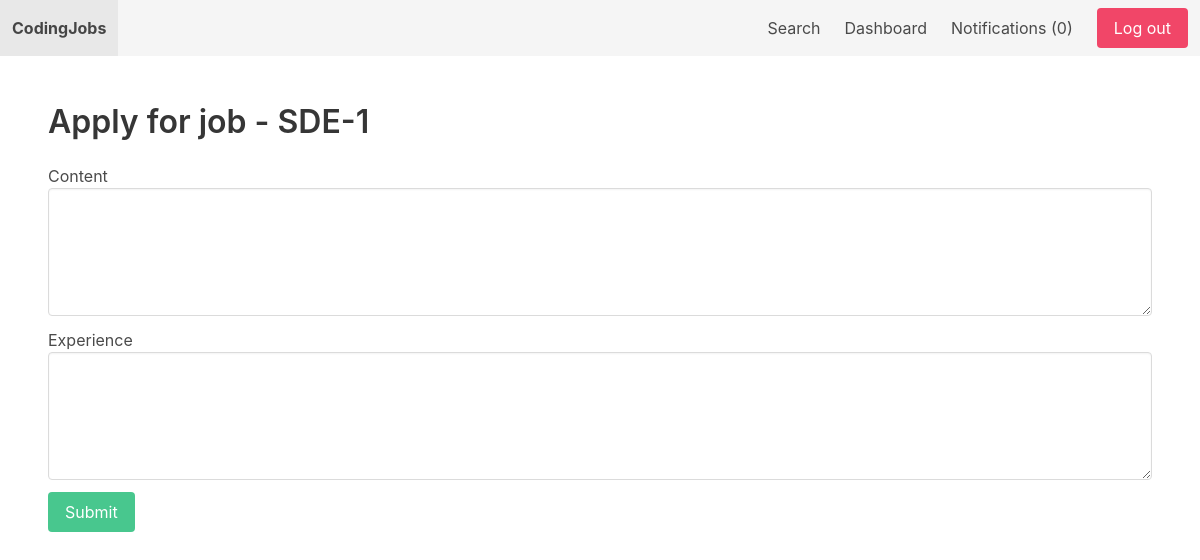
The app's page /jobs/3/apply_for_job/ (signed in), older data.
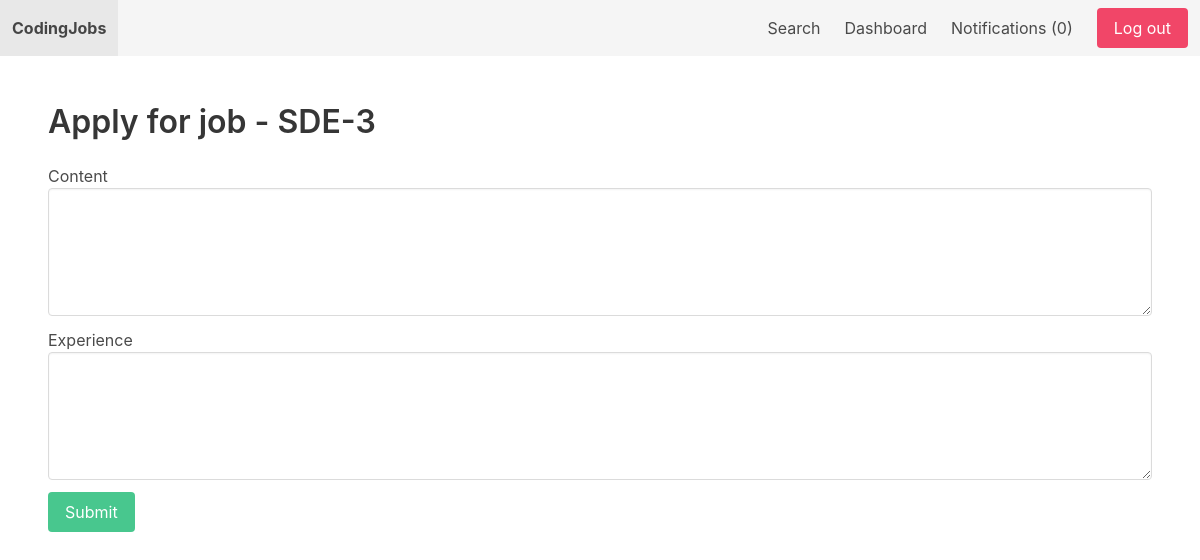
The same page, newer data.
### apps/job/models.py (models this page shows, shortened)
class Job(models.Model):
    SIZE_1_9 = 'size_1-9'
    SIZE_10_49 = 'size_10-49'
    SIZE_50_99 = 'size_50-99'
    SIZE_100 = 'size_100'
    CHOICES_SIZE = (
        (SIZE_1_9, '1-9'),
        (SIZE_10_49, '10-49'),
        (SIZE_50_99, '50-99'),
        (SIZE_100, '100+'),
    )
    ACTIVE = 'active'
    EMPLOYED = 'employed'
    ARCHIVED = 'archived'
    CHOICES_STATUS = (
        (ACTIVE, 'Active'),
        (EMPLOYED, 'Employed'),
        (ARCHIVED, 'Archived')
    )
    title = models.CharField(max_length=255)
    short_description = models.TextField()
    long_description = models.TextField(blank=True, null=True)
    company_name = models.CharField(max_length=255)
    company_address = models.CharField(max_length=255, blank=True, null=True)
    company_zipcode = models.CharField(max_length=255, blank=True, null=True)
    company_place = models.CharField(max_length=255, blank=True, null=True)
    company_country = models.CharField(max_length=255, blank=True, null=True)
    company_size = models.CharField(max_length=20, choices=CHOICES_SIZE, default=SIZE_1_9)
    created_by = models.ForeignKey(User, related_name='jobs', on_delete=models.CASCADE)
    created_at = models.DateTimeField(auto_now_add=True)
    changed_at = models.DateTimeField(auto_now=True)
    status = models.CharField(max_length=20, choices=CHOICES_STATUS, default=ACTIVE)

### apps/job/views.py (the view)
# urls.py: path('<int:job_id>/apply_for_job/', apply_for_job, name='apply_for_job'),
@login_required
def apply_for_job(request, job_id):
    job = Job.objects.get(pk=job_id)
    if request.method == 'POST':
        form = ApplicationForm(request.POST)
        if form.is_valid():
            application = form.save(commit=False)
            application.job = job
            application.created_by = request.user
            application.save()
            create_notification(request, job.created_by, 'application', extra_id=application.id)
            return redirect('dashboard')
    else:
        form = ApplicationForm()
    return render(request, 'job/apply_for_job.html', {'form': form, 'job': job})

### apps/job/forms.py
class ApplicationForm(forms.ModelForm):
    class Meta:
        model = Application
        fields = ['content', 'experience']

### apps/notification/context_processors.py (called while the page is built)
def notifications(request):
    if request.user.is_authenticated:
        return {'notifications': request.user.notifications.filter(is_read=False)}
    else:
        return {'notifications': []}

### apps/job/templates/job/apply_for_job.html (shortened to what this page needs)
{% extends 'core/base.html' %}
{% block content %}
    <h1 class="title">Apply for job - {{ job.title }}</h1>
    <form method="post" action=".">
        <div class="field">
            <label>Content</label>
            <div class="control">
                <textarea class="textarea" name="content" id="id_content"></textarea>
            </div>
        </div>
        <div class="field">
            <label>Experience</label>
            <div class="control">
                <textarea class="textarea" name="experience" id="id_experience"></textarea>
            </div>
        </div>
        <div class="field">
            <div class="control">
                <button class="button is-success">Submit</button>
            </div>
        </div>
    </form>
{% endblock %}

Row changes from the older to the newer data that the page shows:
changed Job: title "SDE-1" → "SDE-3"
